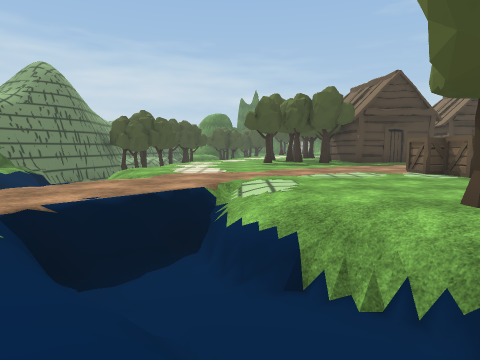
View 1 (above)

24 first-person views from a walk through a Unity game level. The camera is 1.3 m above the floor, tilts 6° down and sees 75° across. The floor is counted in squares, 2 m on a side. Each view is taken from the middle of a square. On the plan, view 1 faces up. The plan holds only what a view shows up to about 10 squares ahead; the rest is blank. The place goes on beyond the plan. Some animated figures are not drawn. Some surface patterns are stand-ins.

View 2
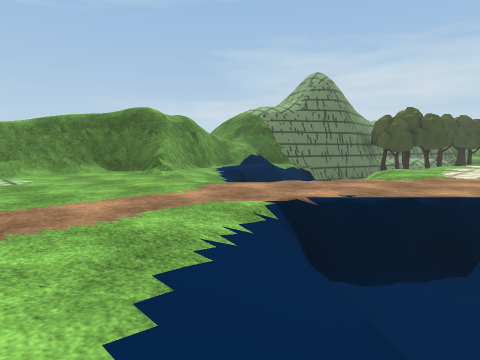

View 3
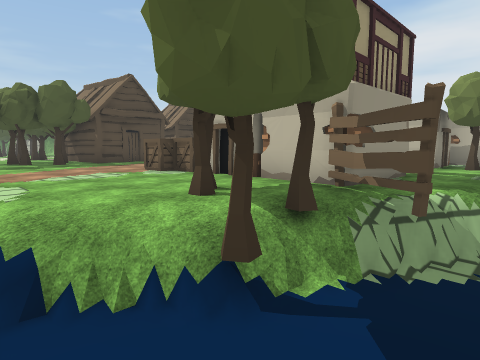

View 4
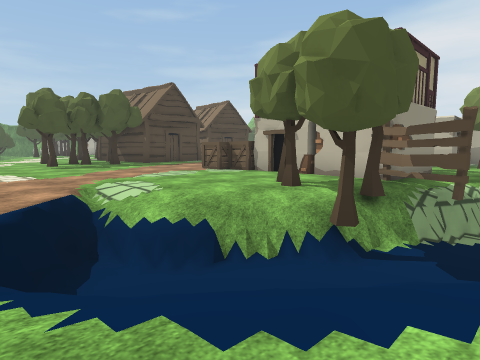

View 5
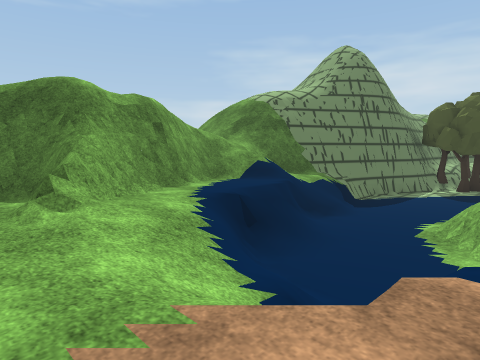

View 6
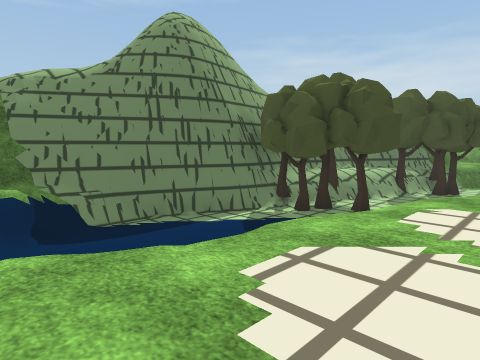

View 7
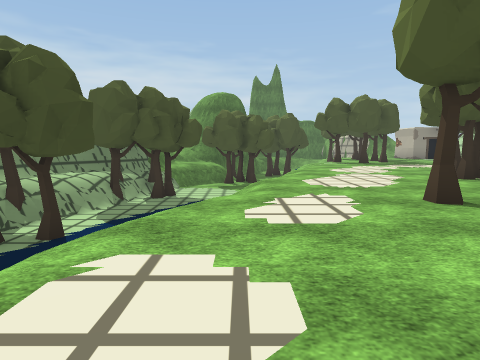

View 8
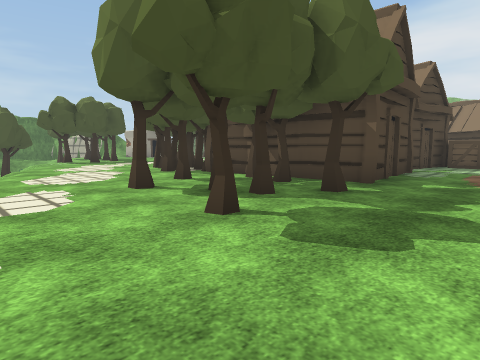

View 9
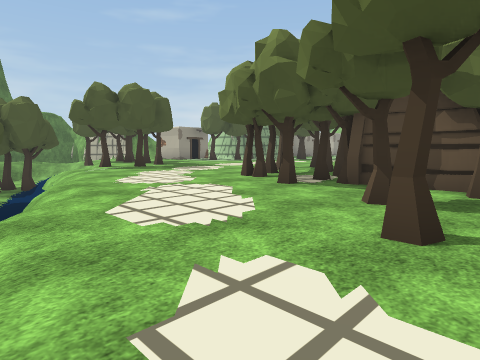

View 10
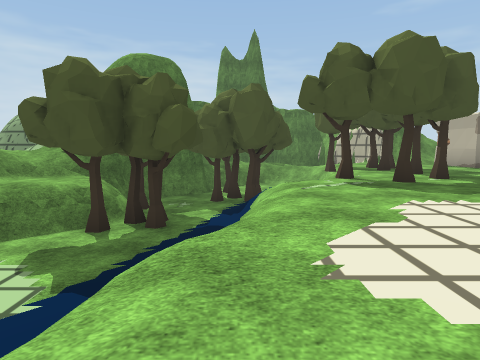

View 11
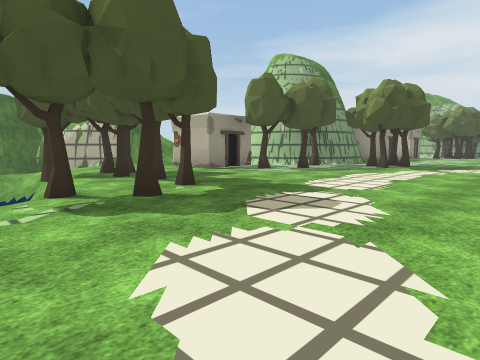

View 12
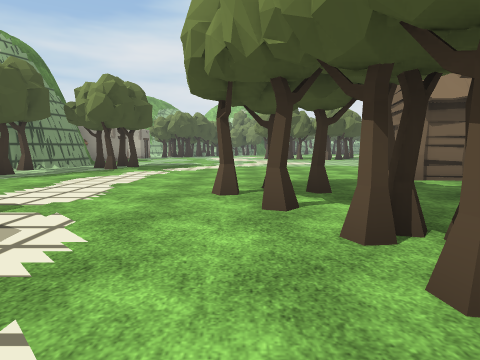

View 13
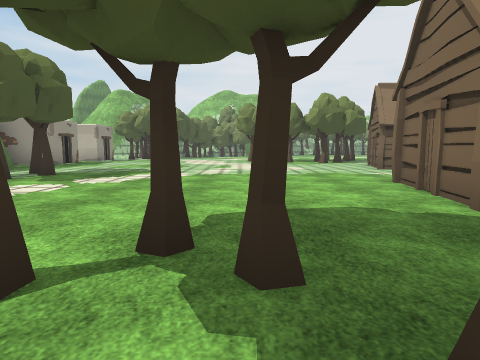

View 14
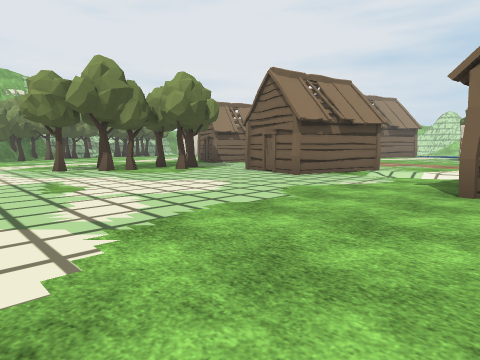

View 15
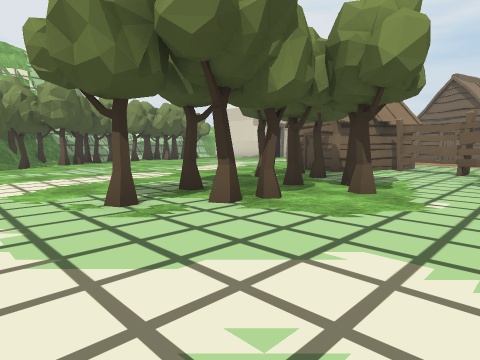

View 16
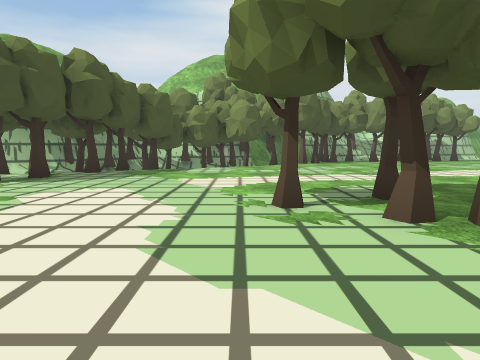

View 17
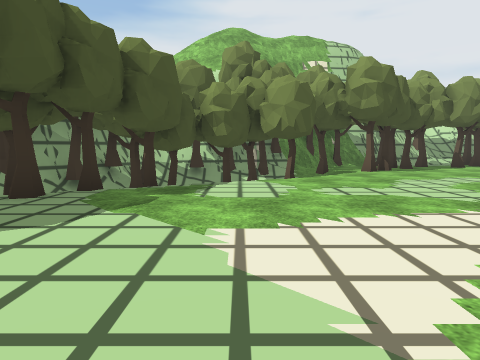

View 18
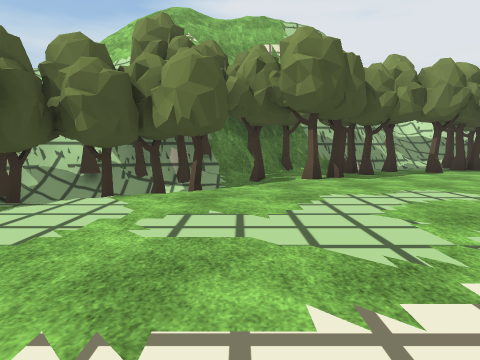

View 19
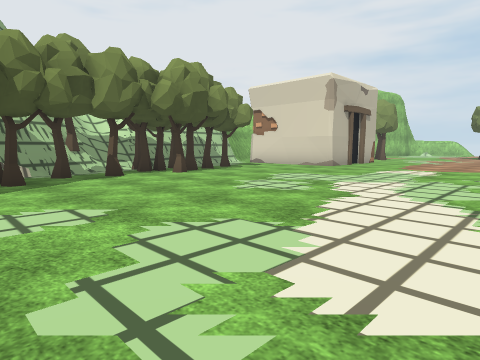

View 20
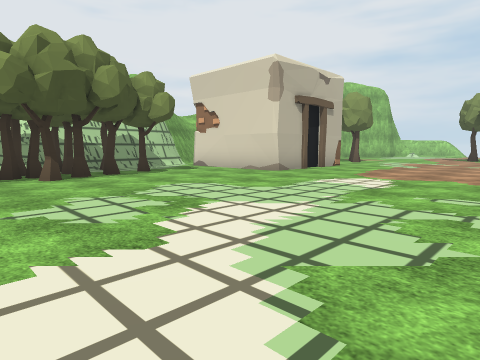

View 21
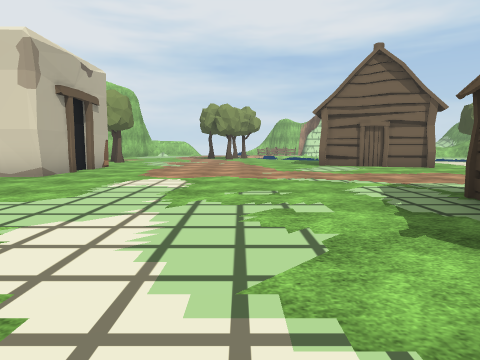

View 22
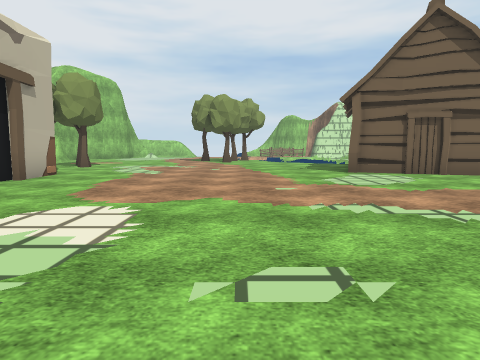

View 23
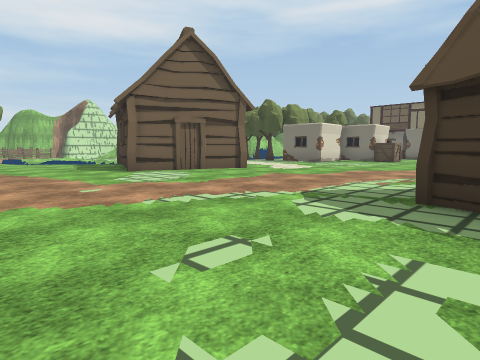

View 24
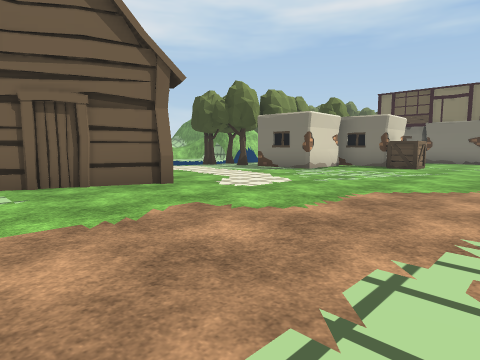

### Floor plan
Key: @ floor where view 1 was taken; # wall or solid block; x gap in a wall; . main floor; - floor 1.5 m lower than the main floor; : floor 2.5 m higher than the main floor; + floor 3 m higher than the main floor; * floor 3.5 m higher than the main floor; % floor 4 m higher than the main floor; / step, stairs or slope; = window, fence, low wall or low ledge; v drop or lower ground; C crate; T tree; F fence; H hut; O other object.
Columns run from 10 left of view 1 to 34 right of it. Each row starts with its distance up from view 1.
 28          ##T  TTT.###
 27         ##-T = T....  ##
 26         #-TT = T...TT.T###          #v
 25       ###T-/ T.T..........         TO#
 24       #.#T-//.T.......TTT..      TTO###
 23       #=#T-//..............     ..TTTTT##v/
 22         ---=...............   ......TTT/##/=
 21       O---//..............   ......../T/T#/
 20      #OT--=.....TT.................../TTTT
 19     ##T---=...TT..T.................../TTT v
 18     #=-- =/...TT.T............T......./ TT#v
 17     #T-- /....TTT.............TT.......T..T
 16     ##T- /.....H H.HHH.......T..........T.##
 15     TT- =..T.TTH      ...H...TT.T.......TTT#
 14  # ##-- /...T.TH      ../H H...T.........T###
 13 =# #--- ....T..HHH.HHH  /H H....T........T ##
 12    #--- ...T.T.......C /.HH F..HHH........TT
 11   ##---/............   ...  .FFH.........TTT#
 10 %=#/--//........       ..   ..H.H.........T #
  9 :x///-#.........             ...H.........TT#
  8  =///-//.......C            ................
  7  :#./--//......C      .....................
  6  +#.=--/ ......#     ...................###
  5  *#=//=/../....#     CC.................#
  4  ###//=..=//.T.#    O ..................#
  3 =#/.....=#/= T.#    #  ##....#..........#
  2 /=/...../=/#TTFO....T   O....####........
  1  =/.....////--F=.....   #...   #.........
  0       ..//@//--           ..   #........T

Positions as (right, up) in squares from view 1, and headings:
1: (0, 0), facing up
2: (0, 0), facing up-left
3: (0, 0), facing up-right
4: (-2, 0), facing up-right
5: (-3, 3), facing up-left
6: (-1, 9), facing up-left
7: (-1, 11), facing up
8: (-1, 10), facing up-right
9: (-1, 14), facing up-right
10: (1, 18), facing up
11: (2, 20), facing up-right
12: (3, 20), facing right
13: (6, 19), facing right
14: (11, 21), facing down-right
15: (17, 20), facing down-right
16: (17, 19), facing right
17: (21, 20), facing right
18: (23, 18), facing right
19: (24, 16), facing down-right
20: (24, 13), facing down-right
21: (25, 13), facing down
22: (25, 10), facing down
23: (26, 10), facing down-left
24: (22, 8), facing down-left
